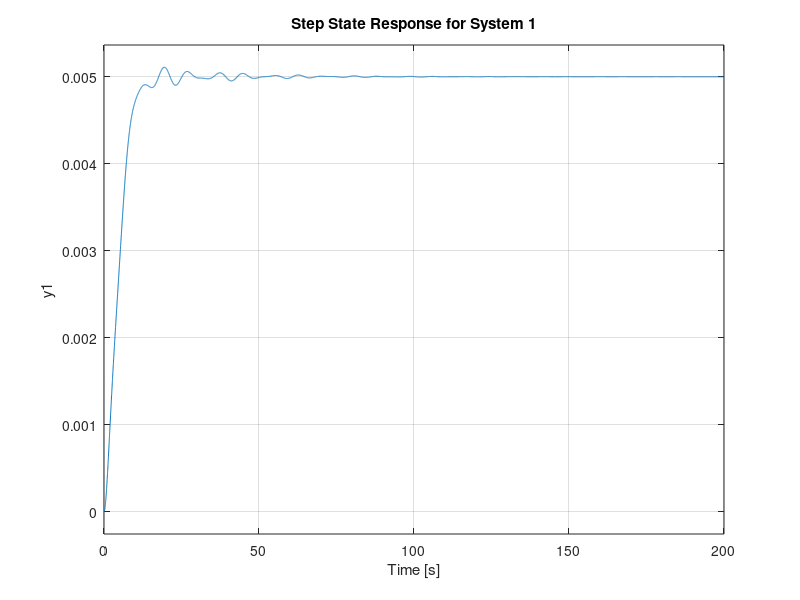
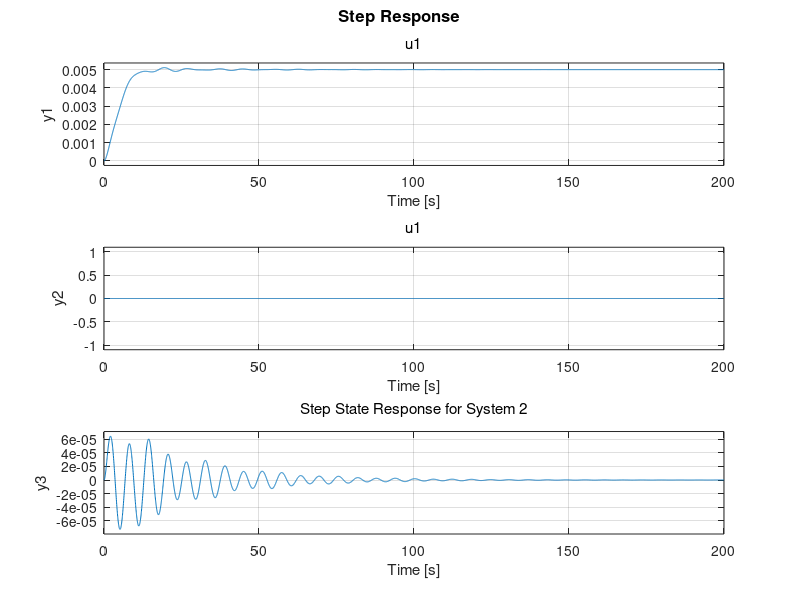
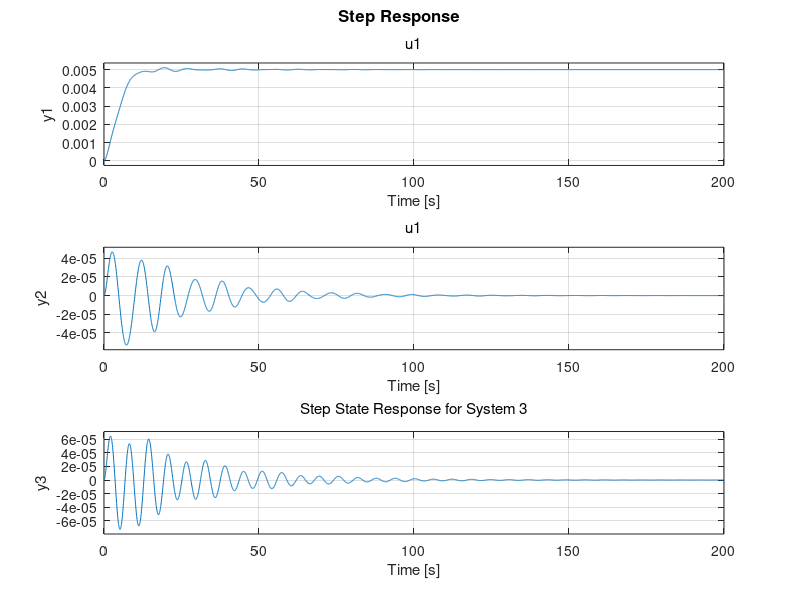

Reproduce these figures in MATLAB, in order.
% Part_F_Luenberger_observer_linear_system


% Define System Parameters
m1=100; % in kg
m2=100; % in kg
M=1000; % in kg
l1=20; % in meters
l2=10; % in meters
g=9.81; % m/s

% State-Space Matrices
A = [0 1 0 0 0 0; 
     0 0 -(m1*g)/M 0 -(m2*g)/M 0;
     0 0 0 1 0 0;
     0 0 -((M+m1)*g)/(M*l1) 0 -(m2*g)/(M*l1) 0;
     0 0 0 0 0 1;
     0 0 -(m1*g)/(M*l2) 0 -(g*(M+m2))/(M*l2) 0];

B = [0; 1/M; 0; 1/(M*l1); 0; 1/(M*l2)];

% Output Matrices for Observable Cases
C1 = [1 0 0 0 0 0];% C1 matrix to monitor x(t)
C3 = [1 0 0 0 0 0; 0 0 0 0 0 0; 0 0 0 0 1 0];% C3 matrix to monitor x(t), theta2(t) 
C4 = [1 0 0 0 0 0; 0 0 1 0 0 0; 0 0 0 0 1 0];% C4 matrix to monitor x(t), theta1(t), theta2(t) 
% Lqr
Q = diag([20 200 1000 1000 200 20]);%Used diag function to mention the diagonal components in the Q matrix.
R = 0.0005;
K = lqr(A,B,Q,R); % using in built function for lqr controlller

% Design of Luenberger Observer
poles = -1:-1:-6;
L1 = place(A', C1', poles)'; % Luenberger matrix L1 by pole placement
L3 = place(A', C3', poles)'; %Luenberger matrix L3
L4 = place(A', C4', poles)'; %Luenberger matrix L4

% Define Systems for Simulation
systems = {
    struct('A', A - B * K, 'B', B, 'C', C1, 'L', L1);
    struct('A', A - B * K, 'B', B, 'C', C3, 'L', L3);
    struct('A', A - B * K, 'B', B, 'C', C4, 'L', L4)
};

% Initial Conditions and 6 estimate values
x_init = [0, 0, 20, 0, 40, 0, 0, 0, 0, 0, 0, 0];

% loop for finding augumented matrix and simulations
for i = 1:length(systems)
    sys = systems{i};
    A_aug = [sys.A sys.B * K; zeros(size(sys.A)) sys.A - sys.L * sys.C];
    B_aug = [sys.B; zeros(size(sys.B))];
    C_aug = [sys.C zeros(size(sys.C))];
    D = 0;

    ss_sys = ss(A_aug, B_aug, C_aug, D);
    
    figure;
    subplot(1, 2, 1);
    initial(ss_sys, x_init);
    title(sprintf('Initial State Response for System %d', i));
    grid on;
    
    subplot(1, 2, 2);
    step(ss_sys);
    title(sprintf('Step State Response for System %d', i));
    grid on;
end
